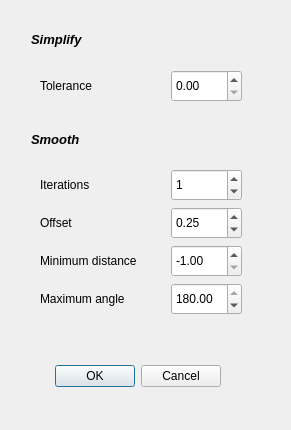
<?xml version="1.0" encoding="UTF-8"?>
<ui version="4.0">
 <class>Dialog</class>
 <widget class="QDialog" name="Dialog">
  <property name="geometry">
   <rect>
    <x>0</x>
    <y>0</y>
    <width>291</width>
    <height>430</height>
   </rect>
  </property>
  <property name="windowTitle">
   <string>Dialog</string>
  </property>
  <widget class="QDialogButtonBox" name="buttonBox">
   <property name="geometry">
    <rect>
     <x>30</x>
     <y>360</y>
     <width>191</width>
     <height>32</height>
    </rect>
   </property>
   <property name="orientation">
    <enum>Qt::Horizontal</enum>
   </property>
   <property name="standardButtons">
    <set>QDialogButtonBox::Cancel|QDialogButtonBox::Ok</set>
   </property>
  </widget>
  <widget class="QDoubleSpinBox" name="simplify_tolerance">
   <property name="geometry">
    <rect>
     <x>171</x>
     <y>70</y>
     <width>71</width>
     <height>32</height>
    </rect>
   </property>
   <property name="maximum">
    <double>9999.989999999999782</double>
   </property>
  </widget>
  <widget class="QLabel" name="label">
   <property name="geometry">
    <rect>
     <x>31</x>
     <y>30</y>
     <width>141</width>
     <height>18</height>
    </rect>
   </property>
   <property name="font">
    <font>
     <pointsize>10</pointsize>
     <weight>75</weight>
     <italic>true</italic>
     <bold>true</bold>
    </font>
   </property>
   <property name="toolTip">
    <string>&lt;html&gt;&lt;head/&gt;&lt;body&gt;&lt;p&gt;Returns a simplified version of this geometry using a specified tolerance value&lt;/p&gt;&lt;/body&gt;&lt;/html&gt;</string>
   </property>
   <property name="text">
    <string>Simplify </string>
   </property>
  </widget>
  <widget class="QLabel" name="label_2">
   <property name="geometry">
    <rect>
     <x>31</x>
     <y>130</y>
     <width>141</width>
     <height>18</height>
    </rect>
   </property>
   <property name="font">
    <font>
     <pointsize>10</pointsize>
     <weight>75</weight>
     <italic>true</italic>
     <bold>true</bold>
    </font>
   </property>
   <property name="toolTip">
    <string>&lt;html&gt;&lt;head/&gt;&lt;body&gt;&lt;p&gt;Smooths a geometry by rounding off corners using the Chaikin algorithm. This operation roughly doubles the number of vertices in a geometry.&lt;/p&gt;&lt;/body&gt;&lt;/html&gt;</string>
   </property>
   <property name="text">
    <string>Smooth</string>
   </property>
  </widget>
  <widget class="QLabel" name="label_3">
   <property name="geometry">
    <rect>
     <x>40</x>
     <y>77</y>
     <width>60</width>
     <height>18</height>
    </rect>
   </property>
   <property name="text">
    <string>Tolerance</string>
   </property>
  </widget>
  <widget class="QSpinBox" name="smooth_iterations">
   <property name="geometry">
    <rect>
     <x>171</x>
     <y>169</y>
     <width>71</width>
     <height>32</height>
    </rect>
   </property>
   <property name="toolTip">
    <string>&lt;html&gt;&lt;head/&gt;&lt;body&gt;&lt;p&gt;Number of smoothing iterations to run. More iterations results in a smoother geometry&lt;/p&gt;&lt;/body&gt;&lt;/html&gt;</string>
   </property>
   <property name="value">
    <number>1</number>
   </property>
  </widget>
  <widget class="QLabel" name="label_4">
   <property name="geometry">
    <rect>
     <x>40</x>
     <y>176</y>
     <width>60</width>
     <height>18</height>
    </rect>
   </property>
   <property name="toolTip">
    <string>&lt;html&gt;&lt;head/&gt;&lt;body&gt;&lt;p&gt;Number of smoothing iterations to run. More iterations results in a smoother geometry&lt;/p&gt;&lt;/body&gt;&lt;/html&gt;</string>
   </property>
   <property name="text">
    <string>Iterations</string>
   </property>
  </widget>
  <widget class="QLabel" name="label_5">
   <property name="geometry">
    <rect>
     <x>40</x>
     <y>214</y>
     <width>38</width>
     <height>18</height>
    </rect>
   </property>
   <property name="toolTip">
    <string>&lt;html&gt;&lt;head/&gt;&lt;body&gt;&lt;p&gt;Fraction of line to create new vertices along, between 0 and 1.0, e.g., the default value of 0.25 will create new vertices 25% and 75% along each line segment of the geometry for each iteration. Smaller values result in “tighter” smoothing.&lt;/p&gt;&lt;/body&gt;&lt;/html&gt;</string>
   </property>
   <property name="text">
    <string>Offset</string>
   </property>
  </widget>
  <widget class="QDoubleSpinBox" name="smooth_offset">
   <property name="geometry">
    <rect>
     <x>171</x>
     <y>207</y>
     <width>71</width>
     <height>32</height>
    </rect>
   </property>
   <property name="toolTip">
    <string>&lt;html&gt;&lt;head/&gt;&lt;body&gt;&lt;p&gt;Fraction of line to create new vertices along, between 0 and 1.0, e.g., the default value of 0.25 will create new vertices 25% and 75% along each line segment of the geometry for each iteration. Smaller values result in “tighter” smoothing.&lt;/p&gt;&lt;/body&gt;&lt;/html&gt;</string>
   </property>
   <property name="maximum">
    <double>1.000000000000000</double>
   </property>
   <property name="singleStep">
    <double>0.010000000000000</double>
   </property>
   <property name="value">
    <double>0.250000000000000</double>
   </property>
  </widget>
  <widget class="QDoubleSpinBox" name="smooth_mindistance">
   <property name="geometry">
    <rect>
     <x>171</x>
     <y>245</y>
     <width>71</width>
     <height>32</height>
    </rect>
   </property>
   <property name="toolTip">
    <string>&lt;html&gt;&lt;head/&gt;&lt;body&gt;&lt;p&gt;Minimum segment length to apply smoothing to&lt;/p&gt;&lt;/body&gt;&lt;/html&gt;</string>
   </property>
   <property name="minimum">
    <double>-1.000000000000000</double>
   </property>
   <property name="value">
    <double>-1.000000000000000</double>
   </property>
  </widget>
  <widget class="QLabel" name="label_6">
   <property name="geometry">
    <rect>
     <x>40</x>
     <y>252</y>
     <width>114</width>
     <height>18</height>
    </rect>
   </property>
   <property name="toolTip">
    <string>&lt;html&gt;&lt;head/&gt;&lt;body&gt;&lt;p&gt;Minimum segment length to apply smoothing to&lt;/p&gt;&lt;/body&gt;&lt;/html&gt;</string>
   </property>
   <property name="text">
    <string>Minimum distance</string>
   </property>
  </widget>
  <widget class="QLabel" name="label_7">
   <property name="geometry">
    <rect>
     <x>40</x>
     <y>290</y>
     <width>99</width>
     <height>18</height>
    </rect>
   </property>
   <property name="toolTip">
    <string>&lt;html&gt;&lt;head/&gt;&lt;body&gt;&lt;p&gt;Maximum angle at node (0-180) at which smoothing will be applied&lt;/p&gt;&lt;/body&gt;&lt;/html&gt;</string>
   </property>
   <property name="text">
    <string>Maximum angle</string>
   </property>
  </widget>
  <widget class="QDoubleSpinBox" name="smooth_maxangle">
   <property name="geometry">
    <rect>
     <x>171</x>
     <y>283</y>
     <width>71</width>
     <height>32</height>
    </rect>
   </property>
   <property name="toolTip">
    <string>&lt;html&gt;&lt;head/&gt;&lt;body&gt;&lt;p&gt;Maximum angle at node (0-180) at which smoothing will be applied&lt;/p&gt;&lt;/body&gt;&lt;/html&gt;</string>
   </property>
   <property name="maximum">
    <double>180.000000000000000</double>
   </property>
   <property name="value">
    <double>180.000000000000000</double>
   </property>
  </widget>
 </widget>
 <resources/>
 <connections>
  <connection>
   <sender>buttonBox</sender>
   <signal>accepted()</signal>
   <receiver>Dialog</receiver>
   <slot>accept()</slot>
   <hints>
    <hint type="sourcelabel">
     <x>248</x>
     <y>254</y>
    </hint>
    <hint type="destinationlabel">
     <x>157</x>
     <y>274</y>
    </hint>
   </hints>
  </connection>
  <connection>
   <sender>buttonBox</sender>
   <signal>rejected()</signal>
   <receiver>Dialog</receiver>
   <slot>reject()</slot>
   <hints>
    <hint type="sourcelabel">
     <x>316</x>
     <y>260</y>
    </hint>
    <hint type="destinationlabel">
     <x>286</x>
     <y>274</y>
    </hint>
   </hints>
  </connection>
 </connections>
</ui>
